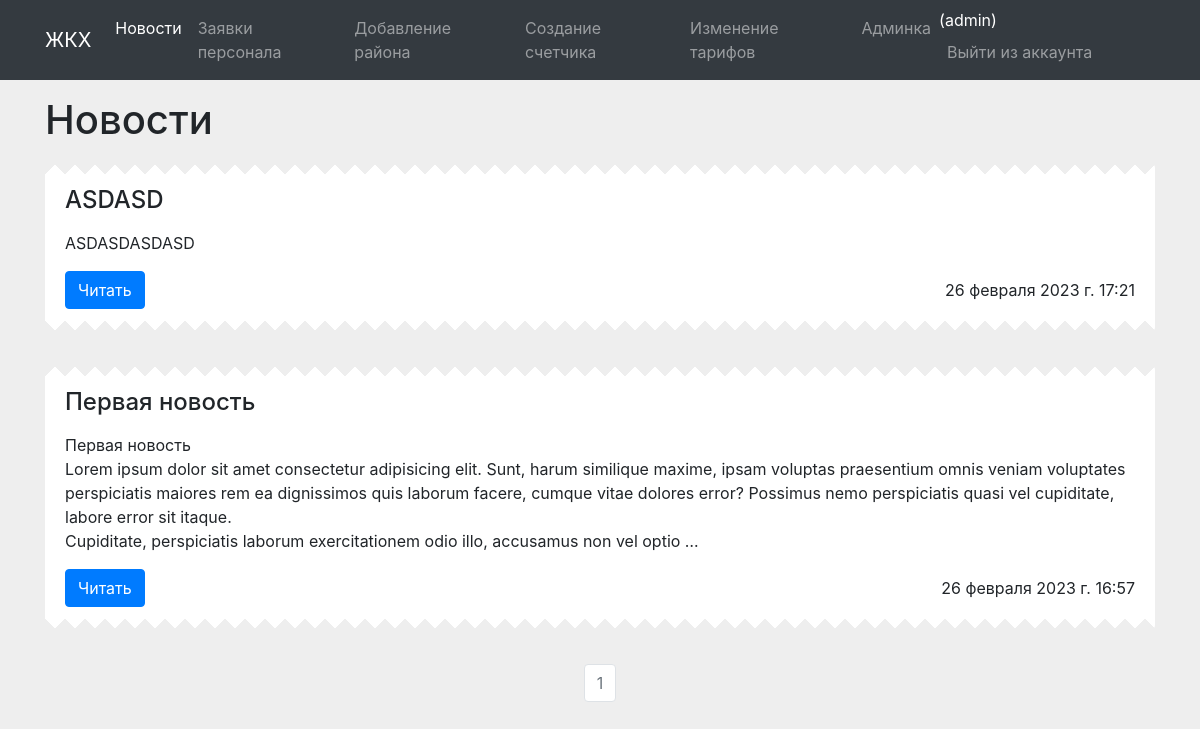
Before: /all_news (signed in) with the older database file.
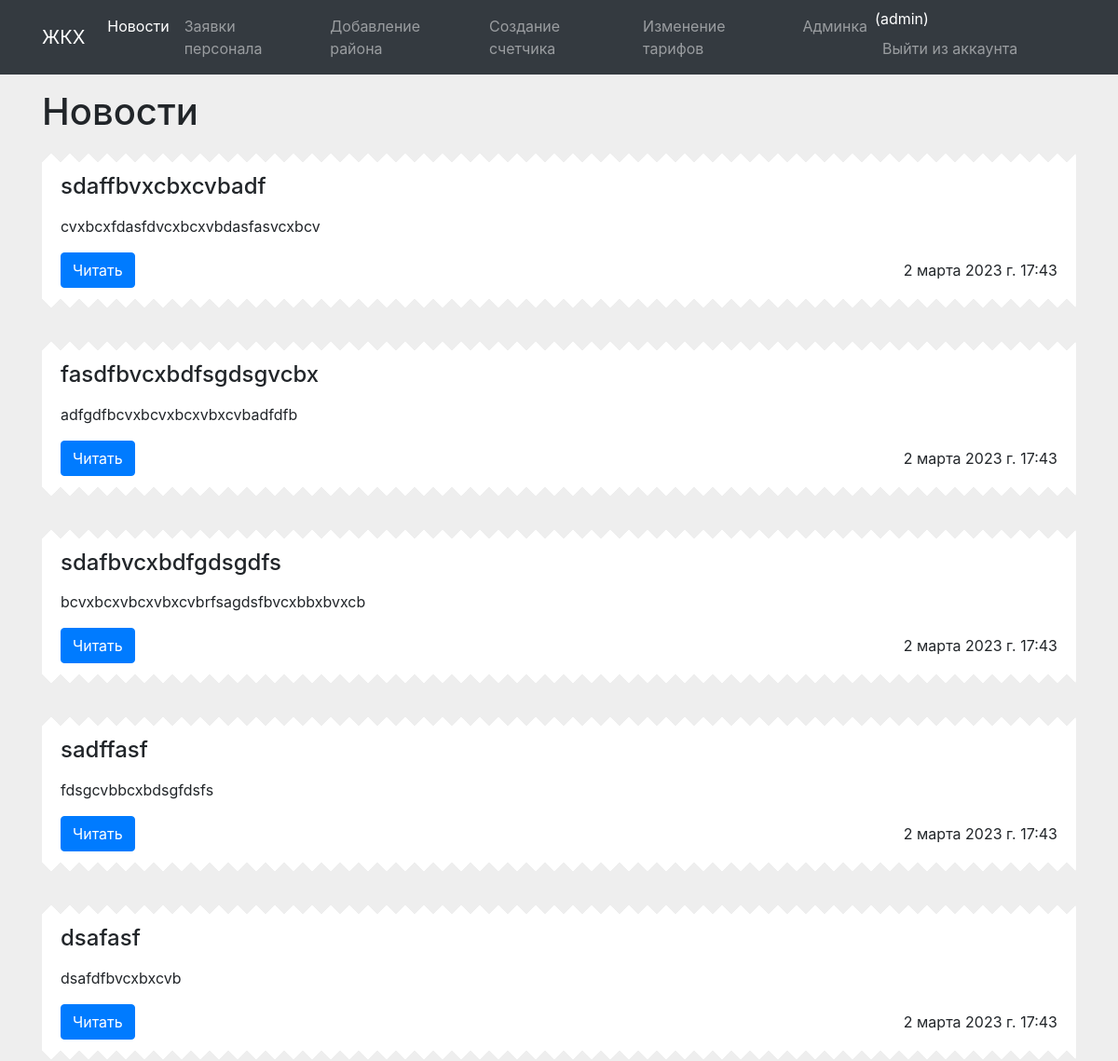
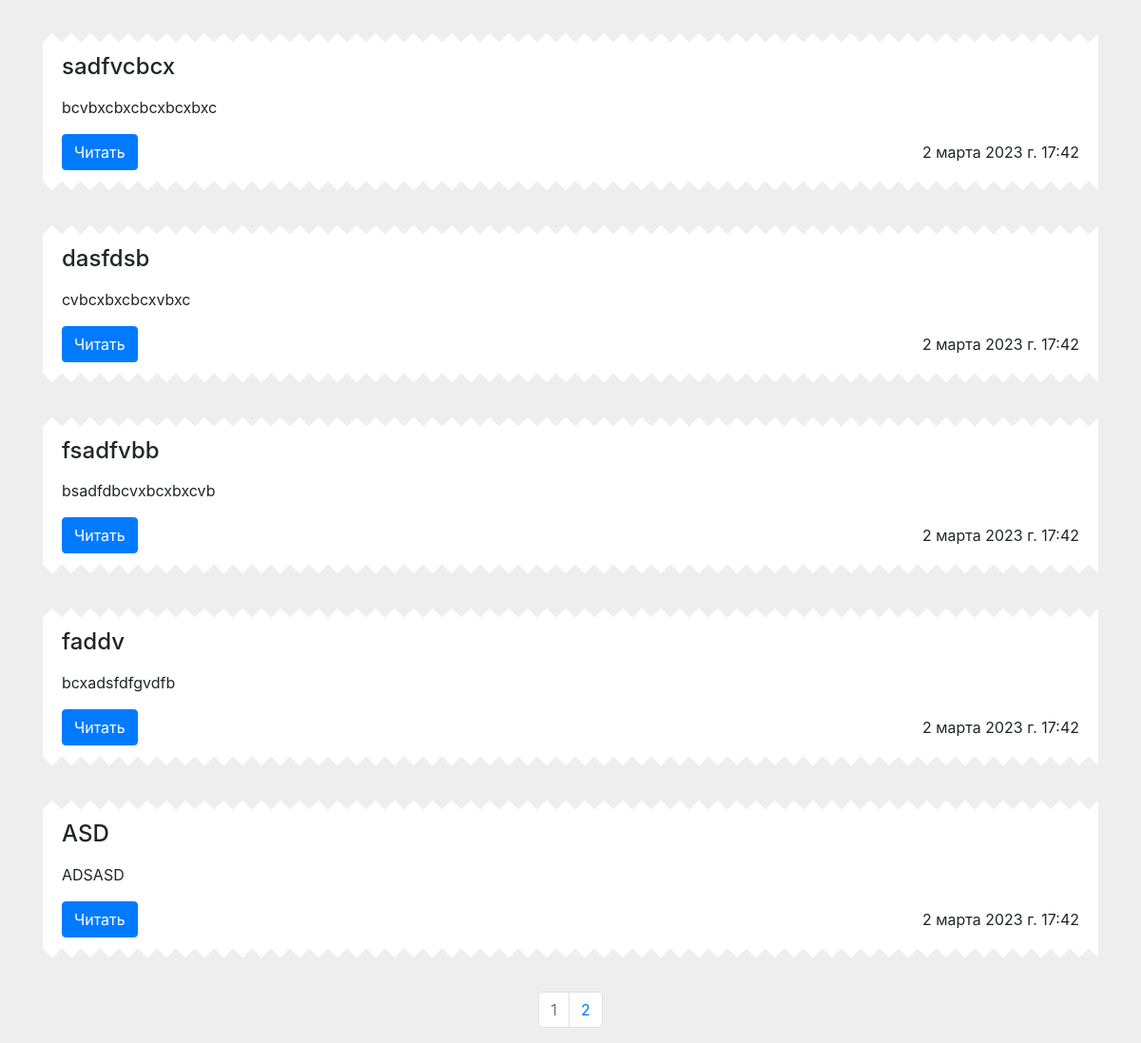
After: the same page with the newer database file (2 pictures, top to bottom).
### main/models.py (models this page shows)
class New(models.Model):
    title = models.CharField('Название', max_length=200, null=False, blank=False)
    text = models.TextField('Содержание', null=False, blank=False)
    district = models.ForeignKey(District, on_delete=models.CASCADE, default='1')
    time_create = models.DateTimeField(auto_now_add = True)
    def __str__(self):
        return self.title

### main/views.py (the view)
# urls.py: path('all_news', views.AllNews.as_view(), name = 'all_news'),
class AllNews(ListView):
    model = New
    template_name = 'main/all_news.html'
    paginate_by = 10
    context_object_name = 'all_news'
    def get_context_data(self, **kwargs):
        context = super().get_context_data(**kwargs)
        context['title'] = 'Новости'
        return context
    def get_queryset(self):
        if self.request.user.is_authenticated:
            all_news = New.objects.filter(Q(district = 1) | Q(district = self.request.user.district)).order_by('-time_create')
        else:
            all_news = New.objects.filter(district = 1).order_by('-time_create')
        print(all_news)
        return all_news

### templates/main/all_news.html
{% extends 'page.html' %}
{% block content %}
<div class="container">
    <h1>Новости</h1>
    {% for el in all_news %}
        <div class="row">
            <div class="col">
                <div class="alert bg-news" role="alert">
                    <h4 class="alert-heading">{{ el.title }}</h4>
                    <p>{{ el.text|linebreaks|truncatewords:50 }}</p>
                    <div class="d-flex justify-content-between align-items-center">
                        <a href="{% url 'new' el.pk %}" class = 'btn btn-primary'>Читать</a>
                        {{el.time_create}}
                    </div>
                </div>
            </div>
        </div>
    {% endfor %}
    <nav>
        <ul class="pagination justify-content-center">
            {% for p in paginator.page_range %}
            {% if page_obj.number == p %}
            <li class = 'page-item disabled'><a class="page-link" href="#" tabindex="-1">{{ p }}</a></li>
            {%elif p >= page_obj.number|add:-2 and p <= page_obj.number|add:2 %}
            <li class="page-item">
                <a class="page-link" href="?page={{ p }}">{{ p }}</a>
            </li>
            {%endif%}
            {%endfor%}
        </ul>
    </nav>
</div>
{% endblock %}

Changed rows visible on the page:
no longer on this page (row unchanged): New: title "ASDASD", text "ASDASDASDASD", time_create "26 февраля 2023 г. 17:21"
no longer on this page (row unchanged): New: title "Первая новость", text "Первая новость Lorem ipsum dolor sit amet consectetur adipisicing elit. Sunt, harum similique maxime, ipsam voluptas praesentium omnis veniam voluptates perspiciatis maiores rem ea dignissimos quis laborum facere, cumque vitae dolores error? Possimus nemo perspiciatis quasi vel cupiditate, labore error sit itaque. Cupiditate, perspiciatis laborum exercitationem odio illo, accusamus non vel optio …", time_create "26 февраля 2023 г. 16:57"
added New: title "sdaffbvxcbxcvbadf", text "cvxbcxfdasfdvcxbcxvbdasfasvcxbcv", time_create "2 марта 2023 г. 17:43"
added New: title "fasdfbvcxbdfsgdsgvcbx", text "adfgdfbcvxbcvxbcxvbxcvbadfdfb", time_create "2 марта 2023 г. 17:43"
added New: title "sdafbvcxbdfgdsgdfs", text "bcvxbcxvbcxvbxcvbrfsagdsfbvcxbbxbvxcb", time_create "2 марта 2023 г. 17:43"
added New: title "sadffasf", text "fdsgcvbbcxbdsgfdsfs", time_create "2 марта 2023 г. 17:43"
added New: title "dsafasf", text "dsafdfbvcxbxcvb", time_create "2 марта 2023 г. 17:43"
added New: title "sadfvcbcx", text "bcvbxcbxcbcxbcxbxc", time_create "2 марта 2023 г. 17:42"
added New: title "dasfdsb", text "cvbcxbxcbcxvbxc", time_create "2 марта 2023 г. 17:42"
added New: title "fsadfvbb", text "bsadfdbcvxbcxbxcvb", time_create "2 марта 2023 г. 17:42"
added New: title "faddv", text "bcxadsfdfgvdfb", time_create "2 марта 2023 г. 17:42"
added New: title "ASD", text "ADSASD", time_create "2 марта 2023 г. 17:42"
Other visible differences:
new list line: "2"
